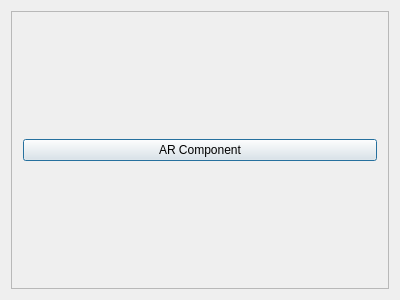
<?xml version="1.0" encoding="UTF-8"?>
<ui version="4.0">
 <class>AddStageComponentDialog</class>
 <widget class="QDialog" name="AddStageComponentDialog">
  <property name="geometry">
   <rect>
    <x>0</x>
    <y>0</y>
    <width>400</width>
    <height>300</height>
   </rect>
  </property>
  <property name="windowTitle">
   <string>AddStageComponentDialog</string>
  </property>
  <layout class="QGridLayout" name="gridLayout">
   <item row="0" column="0">
    <widget class="QScrollArea" name="scrollArea">
     <property name="widgetResizable">
      <bool>true</bool>
     </property>
     <widget class="QWidget" name="scrollAreaWidgetContents">
      <property name="geometry">
       <rect>
        <x>0</x>
        <y>0</y>
        <width>380</width>
        <height>280</height>
       </rect>
      </property>
      <layout class="QGridLayout" name="gridLayout_2">
       <item row="0" column="0">
        <widget class="QPushButton" name="ARComponent">
         <property name="text">
          <string>AR Component</string>
         </property>
        </widget>
       </item>
      </layout>
     </widget>
    </widget>
   </item>
  </layout>
 </widget>
 <layoutdefault spacing="6" margin="11"/>
 <resources/>
 <connections/>
</ui>
